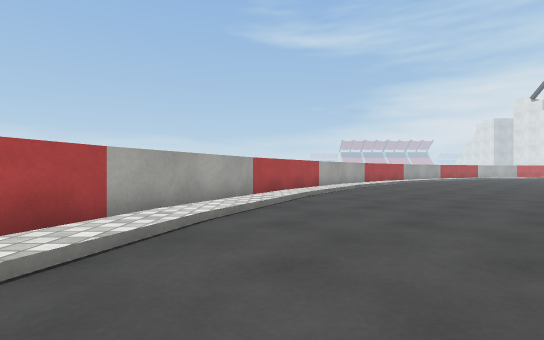
[1] (above)

18 first-person views from a walk through a Unity game level. The camera is 0.58 m above the floor, looks level and sees 85° across. The floor is counted in squares, 1 m on a side. Each view is taken from the middle of a square. On the plan, view 1 faces up. The plan holds only what a view shows up to about 9 squares ahead; the rest is blank. The place goes on beyond the plan. Some surface patterns are stand-ins.

[2]
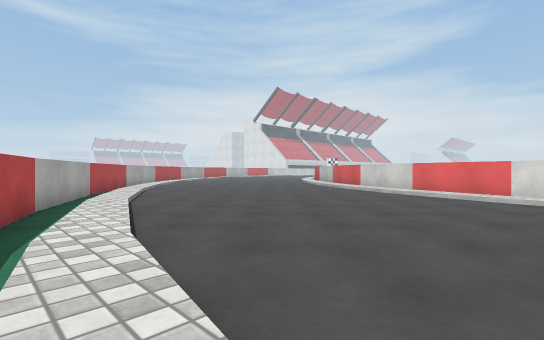

[3]
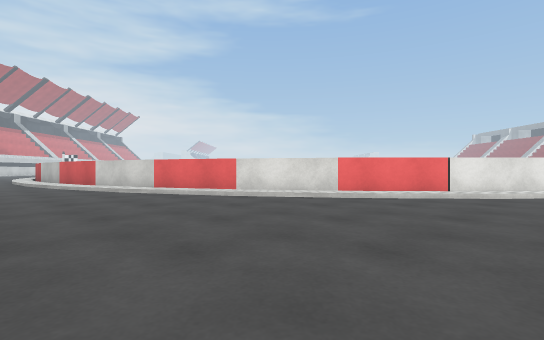

[4]
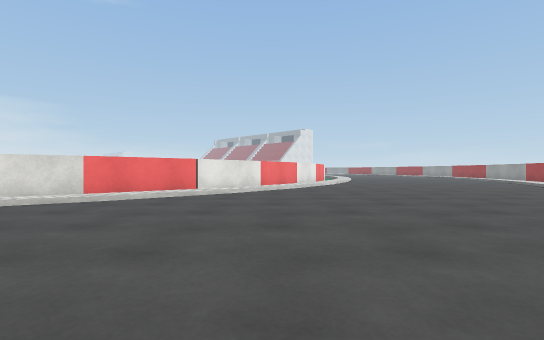

[5]
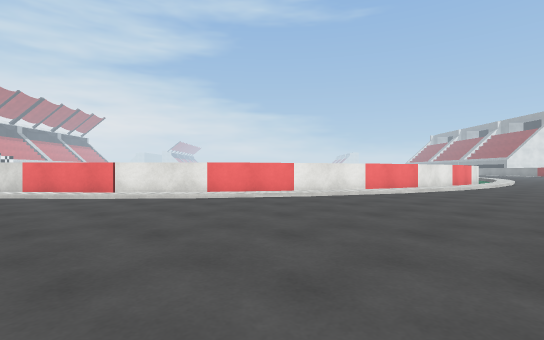

[6]
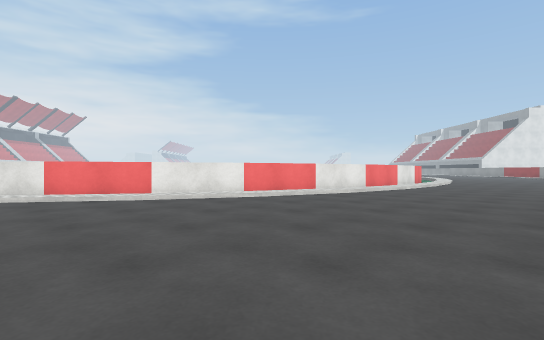

[7]
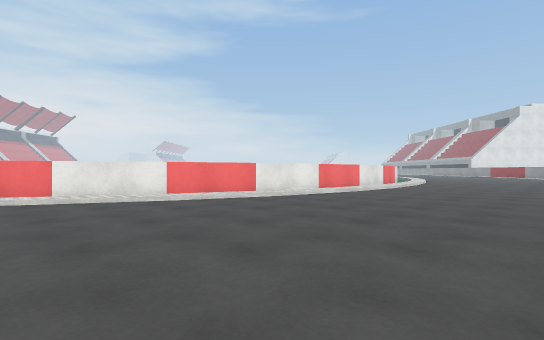

[8]
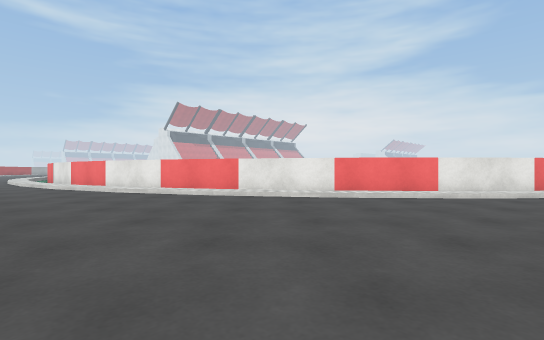

[9]
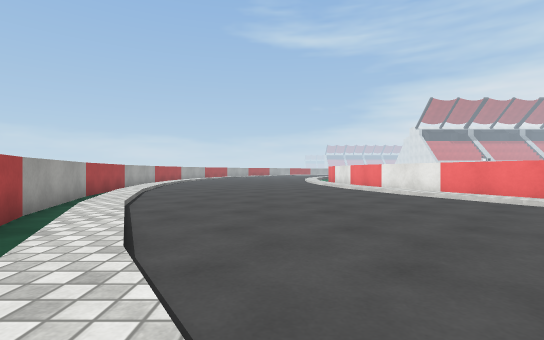

[10]
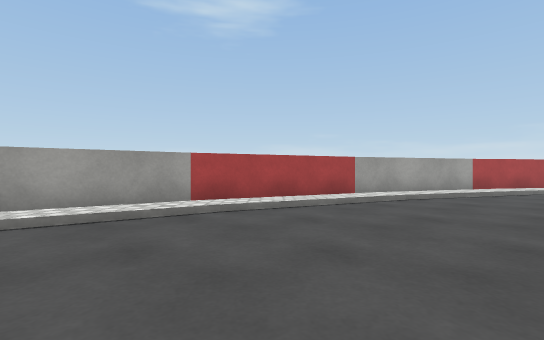

[11]
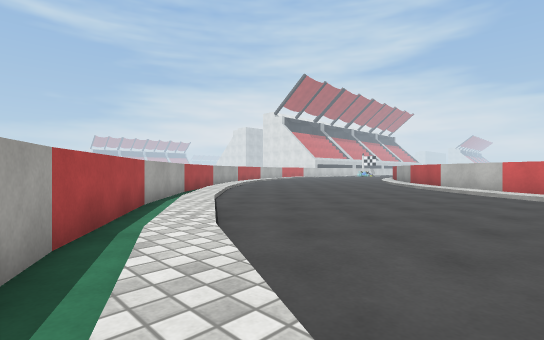

[12]
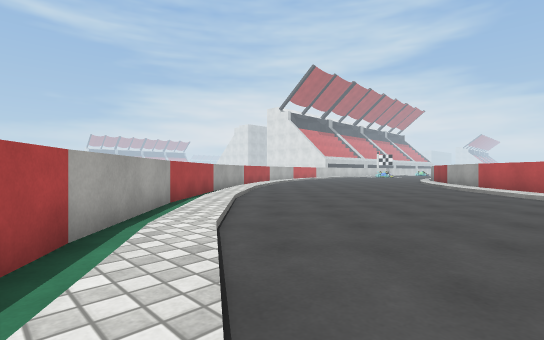

[13]
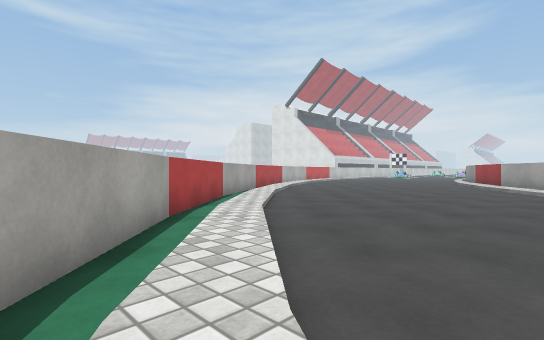

[14]
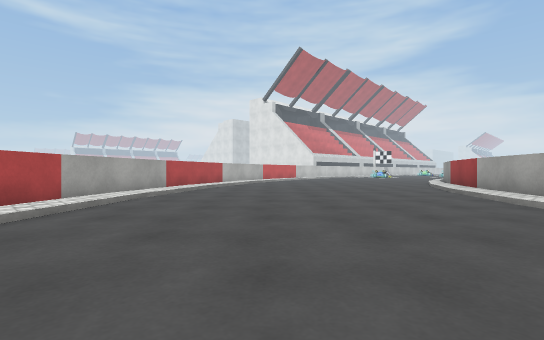

[15]
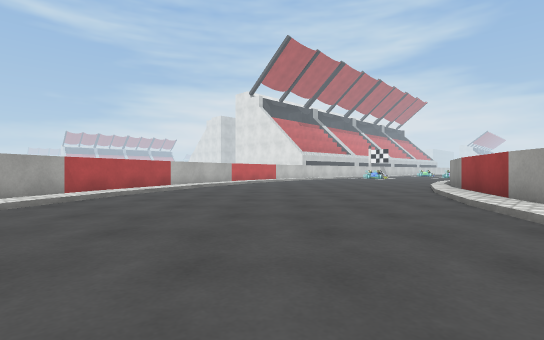

[16]
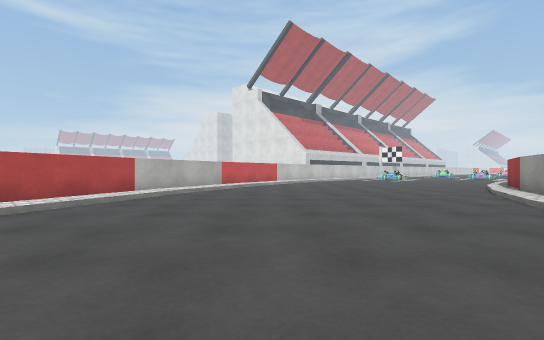

[17]
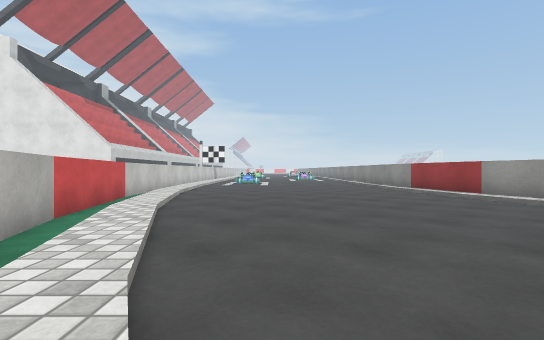

[18]
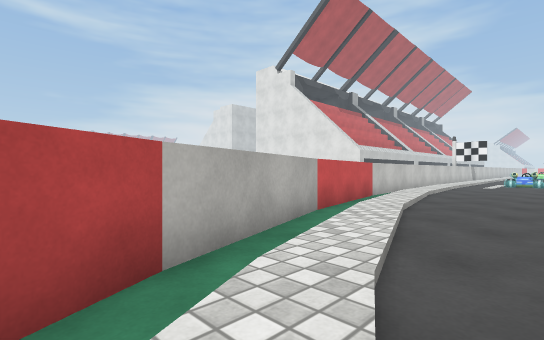

### Floor plan
Key: @ floor where view 1 was taken; # wall or solid block; . main floor; : floor 0.1 m higher than the main floor; / step, stairs or slope; ^ raised ledge; v drop or lower ground.
Columns run from 4 left of view 1 to 23 right of it. Each row starts with its distance up from view 1.
 22                       ^^^^^
 21                   ####vvv::/
 20                 ###vv://....
 19               ###v://.......
 18             ###v:/.........
 17            ##vv/...........
 16           ##v//............
 15         ###v/..............
 14        ##vv/...............
 13        #v:/............/###
 12       ##v/..........//^^^
 11      ##v/.........//^^
 10     ##v/........./##
  9     #v/........./ #
  8    ##v/......../##
  7    #v/......../ #
  6   ##:......../#
  5   #v/......./##
  4  ##:......./v#
  3  #v/......./
  2  #v/....../v
  1   :......./#
  0  v/.@.....v#
 -1  v/....../v#
 -2  v.......:##
 -3  :.......v#
 -4   ....../v#
 -5   ....../v#
 -6   ....../v#
 -7   ....../v#
 -8   ....../v#
 -9   ....../v#
-10   ....../v#
-11   ....../v#
-12  :.......v#
-13 # .......:##
-14 #v ....../v#
-15 #v/.......v##
-16 ##:......./v#
-17  #v/....../v##
-18  #v/......./v#
-19  ##:......./v##
-20   #v/......./v##
-21   ##:......../v##
-22    #v/......../v##
-23    ##v/......../v##
-24     #v/........./ #

Where each view was taken, in squares from view 1:
view 1: 0 up, 0 right, facing up
view 2: 3 down, 3 left, facing up-right
view 3: 3 down, 2 left, facing right
view 4: 3 down, 2 left, facing down-right
view 5: 12 down, 3 left, facing right
view 6: 16 down, 2 left, facing right
view 7: 18 down, 1 left, facing right
view 8: 24 down, 3 right, facing up-right
view 9: 24 down, 2 right, facing up
view 10: 21 down, 5 right, facing left
view 11: 4 up, 1 left, facing up-right
view 12: 7 up, 1 right, facing up-right
view 13: 9 up, 2 right, facing up-right
view 14: 9 up, 6 right, facing up-right
view 15: 10 up, 9 right, facing up-right
view 16: 12 up, 11 right, facing up-right
view 17: 18 up, 13 right, facing right
view 18: 18 up, 13 right, facing up-right
